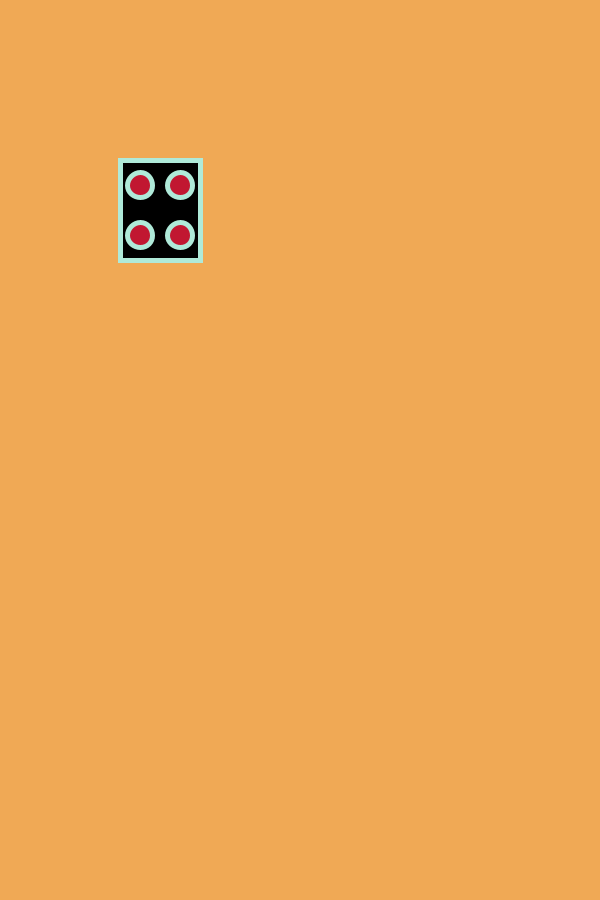
Frame 1 (no input)
Frame 60 (the mouse pressed at the canvas centre just before this capture): identical to frame 1, image omitted
Frame 120 (the mouse held since frame 60 and released just before this capture): identical to frame 1, image omitted

The Processing sketch that drew this single still picture (run headless with seeded random() and noise(); from frame 60 on, the mouse is pressed at the canvas centre):

// Processing sketch: assignment01
// ── assignment01.pde
// adapted from Ginnie S. Hsu assignment #1

color red = color(193, 23, 49);
color dblue = color(16, 7, 131);
color purple = color(208, 87, 227);
color mint = color(175, 234, 217);
color teal = color(66, 210, 216);
color green = color(142, 34, 108);
color dyellow = color(240, 169, 85);
color lyellow = color(232, 205, 167);
TvShape redMintShape;

void setup () {
  size(600, 900);
  background (240, 169, 85);
  redMintShape = new TvShape(120, 115, red, color(0), mint);
}
void draw () {
  noStroke();

  redMintShape.drawTvShape();

//  drawTvShape(120, 115, red, color(0), mint);
//  drawTvShape(300, 115, teal, color(0), mint);
//  drawTvShape(120, 300, dyellow, color(0), mint);
//  drawTvShape(300, 300, green, color(0), mint);
//  drawTvShape(120, 415, red, color(0), mint);
//  drawTvShape(300, 415, teal, color(0), mint);
//  drawTvShape(120, 600, dyellow, color(0), mint);
//  drawTvShape(300, 600, green, color(0), mint);
}

// ── shapes.pde
class TvShape {
  float x;
  float y;
  color a;
  color b;
  color c;
  
  TvShape(float _x, float _y, color _a, color _b, color _c) {
    x = _x;
    y = _y;
    a = _a;
    b = _b;
    c = _c;
  }
 
  void drawTvShape() {
    strokeWeight(5);
    stroke(c);
    fill(b);
    rect(x, y+45, 80, 100);

    fill(a);
    ellipse(x+20, y+70, 25, 25);
    ellipse(x+20, y+120, 25, 25);
    ellipse(x+60, y+70, 25, 25);
    ellipse(x+60, y+120, 25, 25);
  }
}
